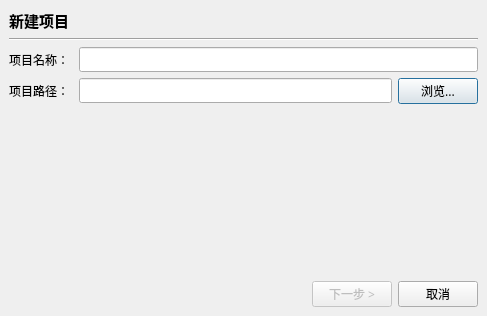
<?xml version="1.0" encoding="UTF-8"?>
<ui version="4.0">
 <class>DialogNewProject</class>
 <widget class="QDialog" name="DialogNewProject">
  <property name="geometry">
   <rect>
    <x>0</x>
    <y>0</y>
    <width>487</width>
    <height>316</height>
   </rect>
  </property>
  <property name="font">
   <font>
    <family>Microsoft YaHei</family>
   </font>
  </property>
  <property name="windowTitle">
   <string>新建项目</string>
  </property>
  <layout class="QGridLayout" name="gridLayout_3">
   <property name="leftMargin">
    <number>0</number>
   </property>
   <property name="topMargin">
    <number>0</number>
   </property>
   <property name="rightMargin">
    <number>0</number>
   </property>
   <property name="bottomMargin">
    <number>0</number>
   </property>
   <item row="0" column="0">
    <widget class="QStackedWidget" name="stackedWidget">
     <property name="font">
      <font>
       <family>Microsoft YaHei</family>
      </font>
     </property>
     <property name="currentIndex">
      <number>0</number>
     </property>
     <widget class="QWidget" name="page">
      <layout class="QGridLayout" name="gridLayout">
       <item row="4" column="0">
        <spacer name="verticalSpacer">
         <property name="orientation">
          <enum>Qt::Vertical</enum>
         </property>
         <property name="sizeHint" stdset="0">
          <size>
           <width>20</width>
           <height>40</height>
          </size>
         </property>
        </spacer>
       </item>
       <item row="1" column="0">
        <widget class="Line" name="line">
         <property name="orientation">
          <enum>Qt::Horizontal</enum>
         </property>
        </widget>
       </item>
       <item row="0" column="0">
        <widget class="QLabel" name="label">
         <property name="sizePolicy">
          <sizepolicy hsizetype="Preferred" vsizetype="Preferred">
           <horstretch>0</horstretch>
           <verstretch>0</verstretch>
          </sizepolicy>
         </property>
         <property name="font">
          <font>
           <family>Microsoft YaHei</family>
           <pointsize>11</pointsize>
           <bold>true</bold>
          </font>
         </property>
         <property name="text">
          <string>新建项目</string>
         </property>
        </widget>
       </item>
       <item row="2" column="0">
        <layout class="QHBoxLayout" name="horizontalLayout">
         <item>
          <widget class="QLabel" name="label_2">
           <property name="minimumSize">
            <size>
             <width>64</width>
             <height>0</height>
            </size>
           </property>
           <property name="font">
            <font>
             <family>Microsoft YaHei</family>
            </font>
           </property>
           <property name="text">
            <string>项目名称：</string>
           </property>
          </widget>
         </item>
         <item>
          <widget class="QLineEdit" name="lineEditProjectName">
           <property name="font">
            <font>
             <family>Microsoft YaHei</family>
            </font>
           </property>
          </widget>
         </item>
        </layout>
       </item>
       <item row="3" column="0">
        <layout class="QHBoxLayout" name="horizontalLayout_2">
         <item>
          <widget class="QLabel" name="label_3">
           <property name="minimumSize">
            <size>
             <width>64</width>
             <height>0</height>
            </size>
           </property>
           <property name="font">
            <font>
             <family>Microsoft YaHei</family>
            </font>
           </property>
           <property name="text">
            <string>项目路径：</string>
           </property>
          </widget>
         </item>
         <item>
          <widget class="QLineEdit" name="lineEditProjectPath">
           <property name="font">
            <font>
             <family>Microsoft YaHei</family>
            </font>
           </property>
           <property name="readOnly">
            <bool>true</bool>
           </property>
          </widget>
         </item>
         <item>
          <widget class="QPushButton" name="btnBrowse">
           <property name="font">
            <font>
             <family>Microsoft YaHei</family>
            </font>
           </property>
           <property name="text">
            <string>浏览...</string>
           </property>
          </widget>
         </item>
        </layout>
       </item>
       <item row="5" column="0">
        <layout class="QHBoxLayout" name="horizontalLayout_3">
         <item>
          <spacer name="horizontalSpacer">
           <property name="orientation">
            <enum>Qt::Horizontal</enum>
           </property>
           <property name="sizeHint" stdset="0">
            <size>
             <width>40</width>
             <height>20</height>
            </size>
           </property>
          </spacer>
         </item>
         <item>
          <widget class="QPushButton" name="btnOK1">
           <property name="enabled">
            <bool>false</bool>
           </property>
           <property name="font">
            <font>
             <family>Microsoft YaHei</family>
            </font>
           </property>
           <property name="text">
            <string>下一步 &gt;</string>
           </property>
          </widget>
         </item>
         <item>
          <widget class="QPushButton" name="btnCancel1">
           <property name="font">
            <font>
             <family>Microsoft YaHei</family>
            </font>
           </property>
           <property name="text">
            <string>取消</string>
           </property>
          </widget>
         </item>
        </layout>
       </item>
      </layout>
     </widget>
     <widget class="QWidget" name="page_2">
      <layout class="QGridLayout" name="gridLayout_2">
       <item row="0" column="0">
        <widget class="QLabel" name="label_7">
         <property name="font">
          <font>
           <family>Microsoft YaHei</family>
           <pointsize>11</pointsize>
           <bold>true</bold>
          </font>
         </property>
         <property name="text">
          <string>屏幕尺寸</string>
         </property>
        </widget>
       </item>
       <item row="1" column="0" colspan="2">
        <widget class="Line" name="line_3">
         <property name="orientation">
          <enum>Qt::Horizontal</enum>
         </property>
        </widget>
       </item>
       <item row="3" column="0">
        <widget class="QLabel" name="label_4">
         <property name="font">
          <font>
           <family>Microsoft YaHei</family>
           <pointsize>11</pointsize>
           <bold>true</bold>
          </font>
         </property>
         <property name="text">
          <string>取模方式</string>
         </property>
        </widget>
       </item>
       <item row="4" column="0" colspan="2">
        <widget class="Line" name="line_2">
         <property name="orientation">
          <enum>Qt::Horizontal</enum>
         </property>
        </widget>
       </item>
       <item row="5" column="0">
        <layout class="QVBoxLayout" name="verticalLayout">
         <item>
          <layout class="QHBoxLayout" name="horizontalLayout_5">
           <item>
            <widget class="QLabel" name="label_5">
             <property name="maximumSize">
              <size>
               <width>64</width>
               <height>16777215</height>
              </size>
             </property>
             <property name="font">
              <font>
               <family>Microsoft YaHei</family>
              </font>
             </property>
             <property name="text">
              <string>取模走向：</string>
             </property>
            </widget>
           </item>
           <item>
            <widget class="QRadioButton" name="radioButton_LSB">
             <property name="font">
              <font>
               <family>Microsoft YaHei</family>
              </font>
             </property>
             <property name="text">
              <string>逆向(LSB)</string>
             </property>
            </widget>
           </item>
           <item>
            <widget class="QRadioButton" name="radioButton_MSB">
             <property name="font">
              <font>
               <family>Microsoft YaHei</family>
              </font>
             </property>
             <property name="text">
              <string>顺向(MSB)</string>
             </property>
            </widget>
           </item>
          </layout>
         </item>
         <item>
          <layout class="QHBoxLayout" name="horizontalLayout_6">
           <item>
            <widget class="QLabel" name="label_6">
             <property name="maximumSize">
              <size>
               <width>64</width>
               <height>16777215</height>
              </size>
             </property>
             <property name="font">
              <font>
               <family>Microsoft YaHei</family>
              </font>
             </property>
             <property name="text">
              <string>取模方式：</string>
             </property>
            </widget>
           </item>
           <item>
            <widget class="QRadioButton" name="radioButton_ZL">
             <property name="font">
              <font>
               <family>Microsoft YaHei</family>
              </font>
             </property>
             <property name="text">
              <string>逐列</string>
             </property>
            </widget>
           </item>
           <item>
            <widget class="QRadioButton" name="radioButton_ZH">
             <property name="font">
              <font>
               <family>Microsoft YaHei</family>
              </font>
             </property>
             <property name="text">
              <string>逐行</string>
             </property>
            </widget>
           </item>
           <item>
            <widget class="QRadioButton" name="radioButton_LH">
             <property name="font">
              <font>
               <family>Microsoft YaHei</family>
              </font>
             </property>
             <property name="text">
              <string>列行</string>
             </property>
            </widget>
           </item>
           <item>
            <widget class="QRadioButton" name="radioButton_HL">
             <property name="font">
              <font>
               <family>Microsoft YaHei</family>
              </font>
             </property>
             <property name="text">
              <string>行列</string>
             </property>
            </widget>
           </item>
          </layout>
         </item>
         <item>
          <spacer name="verticalSpacer_3">
           <property name="orientation">
            <enum>Qt::Vertical</enum>
           </property>
           <property name="sizeHint" stdset="0">
            <size>
             <width>20</width>
             <height>40</height>
            </size>
           </property>
          </spacer>
         </item>
        </layout>
       </item>
       <item row="5" column="1">
        <widget class="LatticeShow" name="widget" native="true">
         <property name="minimumSize">
          <size>
           <width>115</width>
           <height>115</height>
          </size>
         </property>
         <property name="maximumSize">
          <size>
           <width>115</width>
           <height>115</height>
          </size>
         </property>
         <property name="cursor">
          <cursorShape>ArrowCursor</cursorShape>
         </property>
        </widget>
       </item>
       <item row="6" column="0">
        <spacer name="verticalSpacer_4">
         <property name="orientation">
          <enum>Qt::Vertical</enum>
         </property>
         <property name="sizeHint" stdset="0">
          <size>
           <width>20</width>
           <height>40</height>
          </size>
         </property>
        </spacer>
       </item>
       <item row="2" column="0">
        <layout class="QHBoxLayout" name="horizontalLayout_7">
         <item>
          <widget class="QLabel" name="label_8">
           <property name="minimumSize">
            <size>
             <width>48</width>
             <height>0</height>
            </size>
           </property>
           <property name="maximumSize">
            <size>
             <width>16777215</width>
             <height>16777215</height>
            </size>
           </property>
           <property name="text">
            <string>宽度：</string>
           </property>
          </widget>
         </item>
         <item>
          <widget class="QUnitSpinBox" name="spinBoxwidth">
           <property name="font">
            <font>
             <family>Microsoft YaHei</family>
            </font>
           </property>
           <property name="minimum">
            <number>1</number>
           </property>
           <property name="maximum">
            <number>1024</number>
           </property>
          </widget>
         </item>
         <item>
          <spacer name="horizontalSpacer_3">
           <property name="orientation">
            <enum>Qt::Horizontal</enum>
           </property>
           <property name="sizeType">
            <enum>QSizePolicy::Minimum</enum>
           </property>
           <property name="sizeHint" stdset="0">
            <size>
             <width>30</width>
             <height>20</height>
            </size>
           </property>
          </spacer>
         </item>
         <item>
          <widget class="QLabel" name="label_9">
           <property name="minimumSize">
            <size>
             <width>48</width>
             <height>0</height>
            </size>
           </property>
           <property name="maximumSize">
            <size>
             <width>16777215</width>
             <height>16777215</height>
            </size>
           </property>
           <property name="text">
            <string>高度：</string>
           </property>
          </widget>
         </item>
         <item>
          <widget class="QUnitSpinBox" name="spinBoxHeight">
           <property name="font">
            <font>
             <family>Microsoft YaHei</family>
            </font>
           </property>
           <property name="minimum">
            <number>1</number>
           </property>
           <property name="maximum">
            <number>1024</number>
           </property>
          </widget>
         </item>
        </layout>
       </item>
       <item row="7" column="0" colspan="2">
        <layout class="QHBoxLayout" name="horizontalLayout_4">
         <item>
          <spacer name="horizontalSpacer_2">
           <property name="orientation">
            <enum>Qt::Horizontal</enum>
           </property>
           <property name="sizeHint" stdset="0">
            <size>
             <width>40</width>
             <height>20</height>
            </size>
           </property>
          </spacer>
         </item>
         <item>
          <widget class="QPushButton" name="btnLastStep">
           <property name="font">
            <font>
             <family>Microsoft YaHei</family>
            </font>
           </property>
           <property name="text">
            <string>&lt; 上一步</string>
           </property>
          </widget>
         </item>
         <item>
          <widget class="QPushButton" name="btnOK2">
           <property name="enabled">
            <bool>false</bool>
           </property>
           <property name="font">
            <font>
             <family>Microsoft YaHei</family>
            </font>
           </property>
           <property name="text">
            <string>确定</string>
           </property>
          </widget>
         </item>
         <item>
          <widget class="QPushButton" name="btnCancel2">
           <property name="font">
            <font>
             <family>Microsoft YaHei</family>
            </font>
           </property>
           <property name="text">
            <string>取消</string>
           </property>
          </widget>
         </item>
        </layout>
       </item>
      </layout>
     </widget>
    </widget>
   </item>
  </layout>
 </widget>
 <customwidgets>
  <customwidget>
   <class>LatticeShow</class>
   <extends>QWidget</extends>
   <header location="global">custom/latticeshow.h</header>
   <container>1</container>
  </customwidget>
  <customwidget>
   <class>QUnitSpinBox</class>
   <extends>QSpinBox</extends>
   <header location="global">qunitspinbox.h</header>
  </customwidget>
 </customwidgets>
 <resources/>
 <connections>
  <connection>
   <sender>btnCancel1</sender>
   <signal>clicked()</signal>
   <receiver>DialogNewProject</receiver>
   <slot>reject()</slot>
   <hints>
    <hint type="sourcelabel">
     <x>445</x>
     <y>328</y>
    </hint>
    <hint type="destinationlabel">
     <x>247</x>
     <y>174</y>
    </hint>
   </hints>
  </connection>
  <connection>
   <sender>btnCancel2</sender>
   <signal>clicked()</signal>
   <receiver>DialogNewProject</receiver>
   <slot>reject()</slot>
   <hints>
    <hint type="sourcelabel">
     <x>445</x>
     <y>328</y>
    </hint>
    <hint type="destinationlabel">
     <x>247</x>
     <y>174</y>
    </hint>
   </hints>
  </connection>
  <connection>
   <sender>btnOK2</sender>
   <signal>clicked()</signal>
   <receiver>DialogNewProject</receiver>
   <slot>accept()</slot>
   <hints>
    <hint type="sourcelabel">
     <x>359</x>
     <y>328</y>
    </hint>
    <hint type="destinationlabel">
     <x>247</x>
     <y>174</y>
    </hint>
   </hints>
  </connection>
 </connections>
</ui>
